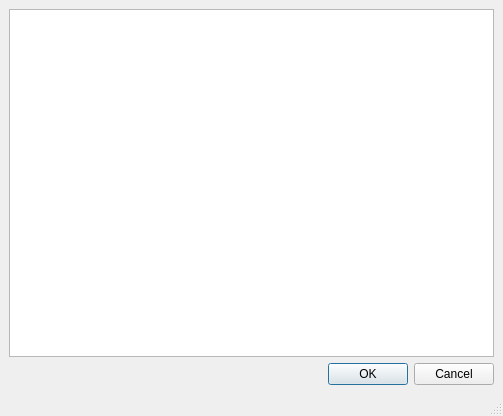
<ui version="4.0" >
 <class>LogWindow</class>
 <widget class="QMainWindow" name="LogWindow" >
  <property name="geometry" >
   <rect>
    <x>0</x>
    <y>0</y>
    <width>503</width>
    <height>416</height>
   </rect>
  </property>
  <property name="windowTitle" >
   <string>MainWindow</string>
  </property>
  <widget class="QWidget" name="centralwidget" >
   <property name="geometry" >
    <rect>
     <x>0</x>
     <y>25</y>
     <width>503</width>
     <height>369</height>
    </rect>
   </property>
   <layout class="QGridLayout" name="gridLayout" >
    <item row="0" column="0" >
     <widget class="QTextEdit" name="txt" >
      <property name="font" >
       <font>
        <family>Courier 10 Pitch</family>
       </font>
      </property>
      <property name="focusPolicy" >
       <enum>Qt::NoFocus</enum>
      </property>
      <property name="undoRedoEnabled" >
       <bool>false</bool>
      </property>
      <property name="lineWrapMode" >
       <enum>QTextEdit::NoWrap</enum>
      </property>
      <property name="readOnly" >
       <bool>true</bool>
      </property>
     </widget>
    </item>
    <item row="1" column="0" >
     <widget class="QDialogButtonBox" name="bbox" >
      <property name="standardButtons" >
       <set>QDialogButtonBox::Cancel|QDialogButtonBox::Ok</set>
      </property>
     </widget>
    </item>
   </layout>
  </widget>
  <widget class="QMenuBar" name="menubar" >
   <property name="geometry" >
    <rect>
     <x>0</x>
     <y>0</y>
     <width>503</width>
     <height>25</height>
    </rect>
   </property>
  </widget>
  <widget class="QStatusBar" name="statusbar" >
   <property name="geometry" >
    <rect>
     <x>0</x>
     <y>394</y>
     <width>503</width>
     <height>22</height>
    </rect>
   </property>
  </widget>
 </widget>
 <resources/>
 <connections/>
</ui>
